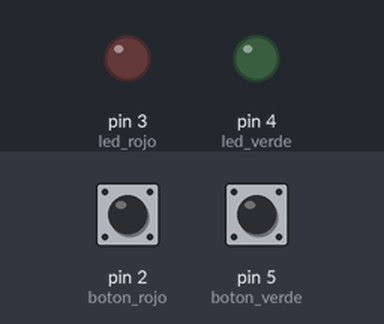
The sketch below on a simulated Arduino Uno, built with avr-gcc and run on an emulated ATmega328P. Shown: output pins drawn as LEDs (lit = HIGH). The test bench sets the inputs (shaded band); at power-on: pin 5 (boton_verde) LOW, pin 2 (boton_rojo) LOW. Random numbers use the default seed unless the sketch sets one.

Above: at 10.2 s.
10.3 s: pin 5 (boton_verde) pulled HIGH for 0.15 s
At 11.2 s:
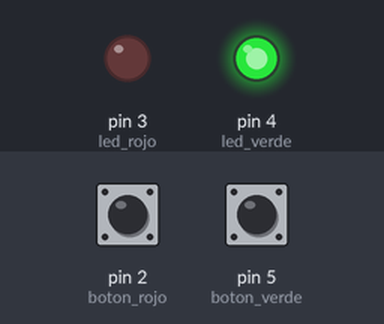
At 13.9 s:
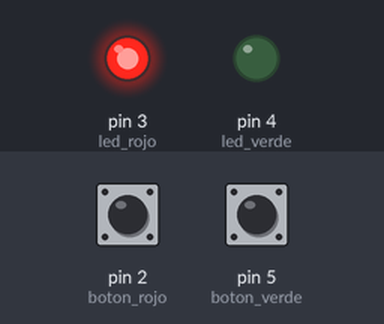
Timing chart, 0 to 21.9 s (numbered marks = the images above; inputs shaded):
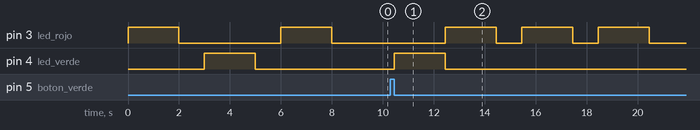

The sketch:

Ejercicio1.2.ino
```cpp
/* Memoria1.2 - Juego de memoria
  Ana Escobar Llamazares
  Alberto Freije Carballo
  Luis Carlos Hurlé Fleitas
*/
// Pins
const int boton_rojo = 2;
const int boton_verde = 5;
const int led_rojo = 3;
const int led_verde = 4;

int boton_rojo_pulsado = 0;
int boton_verde_pulsado = 0;

const int MAX_COLOR_SEQUENCE_SIZE = 8;
const int INITIAL_COLOR_SEQUENCE_SIZE = 3;
int coloresSecuencia[8];
int sizeSecuencia;
int numColores_Aciertos = 0;

void setup() {
  Serial.begin(9600);
  pinMode(boton_rojo, INPUT);
  pinMode(boton_verde, INPUT);
  pinMode(led_rojo, OUTPUT);
  pinMode(led_verde, OUTPUT);
  randomSeed(analogRead(0));
  generarSecuenciaAleatoria();
  mostrarSecuencia();
}

void loop() {

  if (comprobarRojo()) {
    intentoUsuario(led_rojo);
  }else if (comprobarVerde()) {
    intentoUsuario(led_verde);
  }

}

void intentoUsuario(int led_pulsado) {

  int expectedLed = coloresSecuencia[numColores_Aciertos];

  // Acieto
  if (led_pulsado == expectedLed) {
    numColores_Aciertos++;
    comprobarFinSecuencia();
  }else { // Fallo
	numColores_Aciertos = 0;
    generarSecuenciaAleatoria();
    mostrarSecuencia();
  }
}

void comprobarFinSecuencia() { // Usuario ha acertado todos los colores de la secuencia actual

  if (numColores_Aciertos == sizeSecuencia) {

    incrementarSecuencia();
    numColores_Aciertos = 0;
    mostrarSecuencia();
  }

}

boolean comprobarRojo() {

  int estado_botonRojo = digitalRead(boton_rojo);
  if (estado_botonRojo == HIGH && boton_rojo_pulsado == 0) {
    boton_rojo_pulsado = 1;
  }else if (estado_botonRojo == LOW && boton_rojo_pulsado == 1) {
    boton_rojo_pulsado = 0;
    encenderLed(led_rojo);
    return true;
  }
  return false;

}

boolean comprobarVerde() {

  int estado_botonVerde = digitalRead(boton_verde);

  if (estado_botonVerde == HIGH && boton_verde_pulsado == 0) {
    boton_verde_pulsado = 1;
  }else if (estado_botonVerde == LOW && boton_verde_pulsado == 1) {
    boton_verde_pulsado = 0;
    encenderLed(led_verde);
    return true;
  }
  return false;

}

void mostrarSecuencia() {

  for (int i = 0; i < sizeSecuencia; i++) {
    encenderLed(coloresSecuencia[i]);
    delay(1000);
  }

}

void encenderLed(int ledColor) {
  digitalWrite(ledColor, HIGH);
  delay(2000);
  digitalWrite(ledColor, LOW);
}

int randomColor() {

  long randomColor = random(2);
  return randomColor == 0L ? led_rojo : led_verde;

}

void generarSecuenciaAleatoria() {

  sizeSecuencia = INITIAL_COLOR_SEQUENCE_SIZE;
  for (int i = 0; i < sizeSecuencia; i++) {
    coloresSecuencia[i] = randomColor();
  }

}

void incrementarSecuencia() {

  if (sizeSecuencia < MAX_COLOR_SEQUENCE_SIZE) {
    coloresSecuencia[sizeSecuencia] = randomColor();
    sizeSecuencia++;
  }else {
    sizeSecuencia = INITIAL_COLOR_SEQUENCE_SIZE;
    generarSecuenciaAleatoria();
  }

}
```

Measured:
- after the input at 10.3 s, pin 3 (led_rojo): alternates HIGH for 2.0 s and LOW for 1.0 s, starting after 2.2 s; pin 4 (led_verde): LOW → HIGH after 0.15 s, → LOW 2.0 s later
